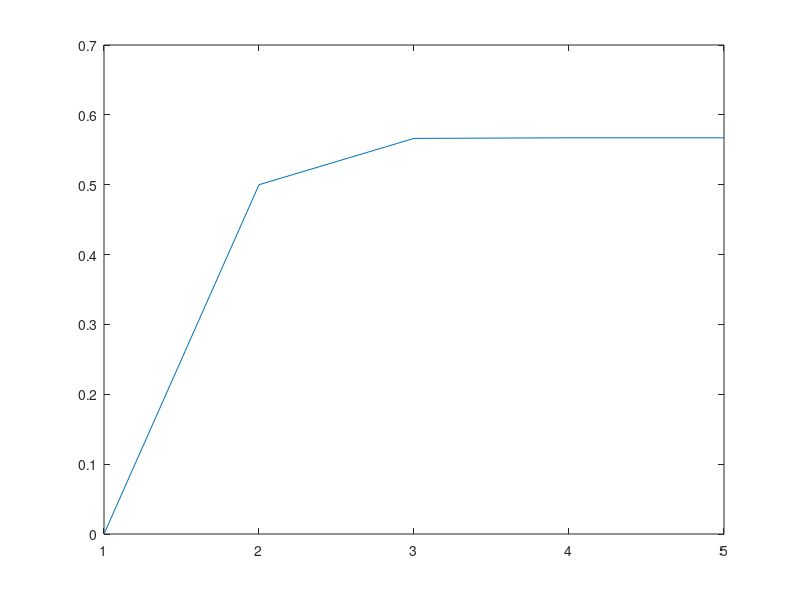

The MATLAB script that drew this image:
function [] =   Metodo_de_Newton_Raphson()

i = 1:5;
x = zeros(1,5);


for j = 1:4
    
    x(j+1) =  x(j) - ((exp(-x(j))) - x(j))/((-exp(-x(j))) - 1);
end

plot(i,x)




end